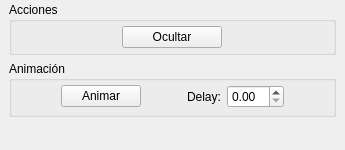
  <widget class="QDockWidget" name="dwCaminoOptimo">
   <property name="maximumSize">
    <size>
     <width>524287</width>
     <height>150</height>
    </size>
   </property>
   <property name="features">
    <set>QDockWidget::DockWidgetFloatable|QDockWidget::DockWidgetMovable</set>
   </property>
   <property name="windowTitle">
    <string>Camino óptimo</string>
   </property>
   <attribute name="dockWidgetArea">
    <number>2</number>
   </attribute>
   <widget class="QWidget" name="dockWidgetContents_2">
    <layout class="QGridLayout" name="gridLayout_25">
     <property name="topMargin">
      <number>2</number>
     </property>
     <property name="bottomMargin">
      <number>4</number>
     </property>
     <item row="0" column="0">
      <widget class="QGroupBox" name="gbCOAcciones">
       <property name="title">
        <string>Acciones</string>
       </property>
       <layout class="QGridLayout" name="gridLayout_26">
        <property name="topMargin">
         <number>4</number>
        </property>
        <property name="bottomMargin">
         <number>4</number>
        </property>
        <item row="0" column="0">
         <widget class="QPushButton" name="btnCOShowHide">
          <property name="maximumSize">
           <size>
            <width>100</width>
            <height>16777215</height>
           </size>
          </property>
          <property name="text">
           <string>Ocultar</string>
          </property>
         </widget>
        </item>
       </layout>
      </widget>
     </item>
     <item row="1" column="0">
      <widget class="QGroupBox" name="gbCOAnimacion">
       <property name="title">
        <string>Animación</string>
       </property>
       <layout class="QGridLayout" name="gridLayout_28">
        <property name="topMargin">
         <number>4</number>
        </property>
        <property name="bottomMargin">
         <number>6</number>
        </property>
        <item row="0" column="1">
         <layout class="QGridLayout" name="gridLayout_27">
          <item row="0" column="0">
           <widget class="QPushButton" name="btnCOAnimCancel">
            <property name="maximumSize">
             <size>
              <width>80</width>
              <height>16777215</height>
             </size>
            </property>
            <property name="text">
             <string>Animar</string>
            </property>
           </widget>
          </item>
          <item row="0" column="2">
           <widget class="QLabel" name="lblCODelay">
            <property name="text">
             <string>Delay:</string>
            </property>
            <property name="buddy">
             <cstring>sbCOAnimDelay</cstring>
            </property>
           </widget>
          </item>
          <item row="0" column="1">
           <spacer name="horizontalSpacer_4">
            <property name="orientation">
             <enum>Qt::Horizontal</enum>
            </property>
            <property name="sizeHint" stdset="0">
             <size>
              <width>40</width>
              <height>20</height>
             </size>
            </property>
           </spacer>
          </item>
          <item row="0" column="3">
           <widget class="QDoubleSpinBox" name="sbCOAnimDelay">
            <property name="suffix">
             <string/>
            </property>
            <property name="maximum">
             <double>30.000000000000000</double>
            </property>
           </widget>
          </item>
         </layout>
        </item>
        <item row="0" column="0">
         <spacer name="horizontalSpacer_5">
          <property name="orientation">
           <enum>Qt::Horizontal</enum>
          </property>
          <property name="sizeHint" stdset="0">
           <size>
            <width>40</width>
            <height>20</height>
           </size>
          </property>
         </spacer>
        </item>
        <item row="0" column="2">
         <spacer name="horizontalSpacer_7">
          <property name="orientation">
           <enum>Qt::Horizontal</enum>
          </property>
          <property name="sizeHint" stdset="0">
           <size>
            <width>40</width>
            <height>20</height>
           </size>
          </property>
         </spacer>
        </item>
       </layout>
      </widget>
     </item>
     <item row="2" column="0">
      <spacer name="verticalSpacer_2">
       <property name="orientation">
        <enum>Qt::Vertical</enum>
       </property>
       <property name="sizeHint" stdset="0">
        <size>
         <width>20</width>
         <height>40</height>
        </size>
       </property>
      </spacer>
     </item>
    </layout>
   </widget>
  </widget>
